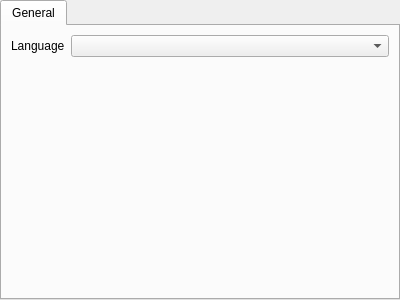
<?xml version="1.0" encoding="UTF-8"?>
<ui version="4.0">
 <class>SettingWidget</class>
 <widget class="QWidget" name="SettingWidget">
  <property name="geometry">
   <rect>
    <x>0</x>
    <y>0</y>
    <width>400</width>
    <height>300</height>
   </rect>
  </property>
  <property name="windowTitle">
   <string>Form</string>
  </property>
  <layout class="QVBoxLayout" name="verticalLayout">
   <property name="leftMargin">
    <number>0</number>
   </property>
   <property name="topMargin">
    <number>0</number>
   </property>
   <property name="rightMargin">
    <number>0</number>
   </property>
   <property name="bottomMargin">
    <number>0</number>
   </property>
   <item>
    <widget class="QTabWidget" name="tabWidget">
     <property name="currentIndex">
      <number>0</number>
     </property>
     <widget class="QWidget" name="generalTab">
      <attribute name="title">
       <string>General</string>
      </attribute>
      <layout class="QFormLayout" name="formLayout">
       <item row="0" column="0">
        <widget class="QLabel" name="languageLabel">
         <property name="text">
          <string>Language</string>
         </property>
        </widget>
       </item>
       <item row="0" column="1">
        <widget class="QComboBox" name="languageComboBox"/>
       </item>
      </layout>
     </widget>
    </widget>
   </item>
  </layout>
 </widget>
 <resources/>
 <connections/>
</ui>
